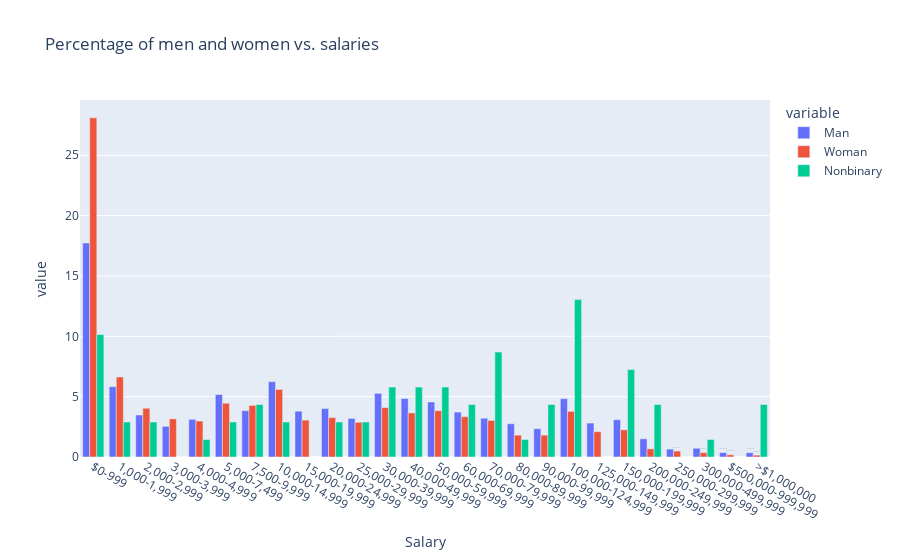

The notebook cell saved with this chart:
### Markdown cell above
It's now easier to notice the higher percentage of women making lower salaries. For example, about 60% of the women surveyed are making less than \\$14,999 a year while about 60% of the men surveyed are making less than \\$29,999. This is a substantial difference.

I'm going to create one more visual display to see if we can understand the wage gap more clearly.

### Code cell
fig = px.bar(salary_gender_df, x=salary_gender_df.index, y=["Man", "Woman", "Nonbinary"], 
             barmode='group', text_auto=True,
             title="Percentage of men and women vs. salaries")
fig.show()

### Figure 1 — Plotly figure (JSON) as saved in the notebook; plotly's stock layout.template omitted (floating-point values rounded to 4 significant figures)
{"data": [{"alignmentgroup": "True", "hovertemplate": "variable=Man<br>Salary=%{x}<br>value=%{y}<extra></extra>", "legendgroup": "Man", "marker": {"color": "#636efa", "pattern": {"shape": ""}}, "name": "Man", "offsetgroup": "Man", "orientation": "v", "showlegend": true, "textposition": "auto", "texttemplate": "%{y}", "type": "bar", "x": ["$0-999", "1,000-1,999", "2,000-2,999", "3,000-3,999", "4,000-4,999", "5,000-7,499", "7,500-9,999", "10,000-14,999", "15,000-19,999", "20,000-24,999", "25,000-29,999", "30,000-39,999", "40,000-49,999", "50,000-59,999", "60,000-69,999", "70,000-79,999", "80,000-89,999", "90,000-99,999", "100,000-124,999", "125,000-149,999", "150,000-199,999", "200,000-249,999", "250,000-299,999", "300,000-499,999", "$500,000-999,999", ">$1,000,000"], "xaxis": "x", "y": [17.74, 5.826, 3.478, 2.54, 3.125, 5.173, 3.841, 6.241, 3.794, 4.012, 3.193, 5.277, 4.841, 4.556, 3.722, 3.214, 2.752, 2.343, 4.836, 2.809, 3.089, 1.508, 0.6531, 0.7257, 0.3628, 0.3525], "yaxis": "y"}, {"alignmentgroup": "True", "hovertemplate": "variable=Woman<br>Salary=%{x}<br>value=%{y}<extra></extra>", "legendgroup": "Woman", "marker": {"color": "#EF553B", "pattern": {"shape": ""}}, "name": "Woman", "offsetgroup": "Woman", "orientation": "v", "showlegend": true, "textposition": "auto", "texttemplate": "%{y}", "type": "bar", "x": ["$0-999", "1,000-1,999", "2,000-2,999", "3,000-3,999", "4,000-4,999", "5,000-7,499", "7,500-9,999", "10,000-14,999", "15,000-19,999", "20,000-24,999", "25,000-29,999", "30,000-39,999", "40,000-49,999", "50,000-59,999", "60,000-69,999", "70,000-79,999", "80,000-89,999", "90,000-99,999", "100,000-124,999", "125,000-149,999", "150,000-199,999", "200,000-249,999", "250,000-299,999", "300,000-499,999", "$500,000-999,999", ">$1,000,000"], "xaxis": "x", "y": [28.1, 6.63, 4.04, 3.16, 2.979, 4.455, 4.274, 5.594, 3.056, 3.263, 2.875, 4.092, 3.652, 3.833, 3.341, 3.03, 1.813, 1.813, 3.781, 2.098, 2.253, 0.6734, 0.4921, 0.3626, 0.1813, 0.1554], "yaxis": "y"}, {"alignmentgroup": "True", "hovertemplate": "variable=Nonbinary<br>Salary=%{x}<br>value=%{y}<extra></extra>", "legendgroup": "Nonbinary", "marker": {"color": "#00cc96", "pattern": {"shape": ""}}, "name": "Nonbinary", "offsetgroup": "Nonbinary", "orientation": "v", "showlegend": true, "textposition": "auto", "texttemplate": "%{y}", "type": "bar", "x": ["$0-999", "1,000-1,999", "2,000-2,999", "3,000-3,999", "4,000-4,999", "5,000-7,499", "7,500-9,999", "10,000-14,999", "15,000-19,999", "20,000-24,999", "25,000-29,999", "30,000-39,999", "40,000-49,999", "50,000-59,999", "60,000-69,999", "70,000-79,999", "80,000-89,999", "90,000-99,999", "100,000-124,999", "125,000-149,999", "150,000-199,999", "200,000-249,999", "250,000-299,999", "300,000-499,999", "$500,000-999,999", ">$1,000,000"], "xaxis": "x", "y": [10.14, 2.899, 2.899, 0, 1.449, 2.899, 4.348, 2.899, 0, 2.899, 2.899, 5.797, 5.797, 5.797, 4.348, 8.696, 1.449, 4.348, 13.04, 0, 7.246, 4.348, 0, 1.449, 0, 4.348], "yaxis": "y"}], "layout": {"barmode": "group", "legend": {"title": {"text": "variable"}, "tracegroupgap": 0}, "title": {"text": "Percentage of men and women vs. salaries"}, "xaxis": {"anchor": "y", "domain": [0, 1], "title": {"text": "Salary"}}, "yaxis": {"anchor": "x", "domain": [0, 1], "title": {"text": "value"}}}}
